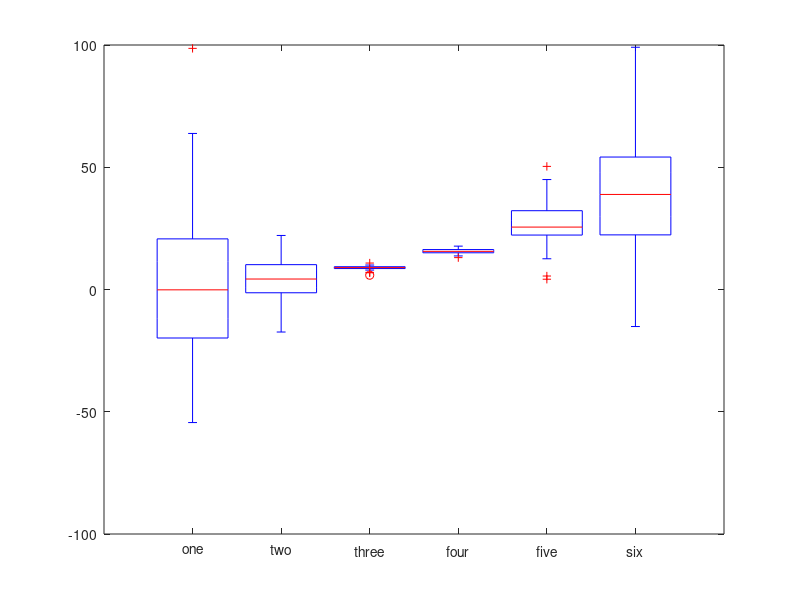
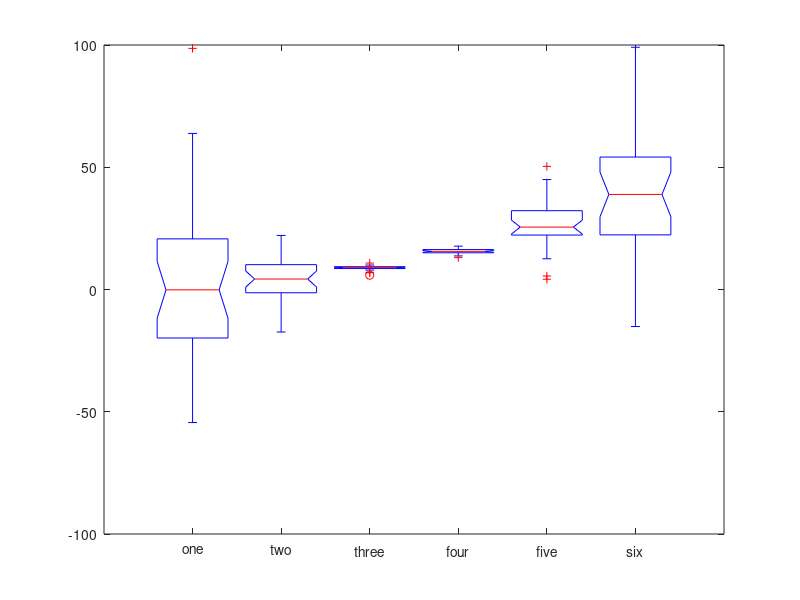

The MATLAB script that drew these images, in order:
%%
%   COURSE: Master statistics and machine learning: intuition, math, code
%      URL: udemy.com/course/statsml_x/?couponCode=202006 
% 
%  SECTION: Visualizing data
%    VIDEO: Box-and-whisker plots
% 
%  TEACHER: Mike X Cohen, sincxpress.com
%

%%

% a clear MATLAB workspace is a clear mental workspace
close all; clear
pkg load statistics % load Octave stats package

%% create data for the plot

% data sizes
m = 30; % rows
n =  6; % columns

% generate data
data = bsxfun(@times,30*randn(m,n),linspace(-1,1,n).^2);
data = bsxfun(@plus,data,(1:n).^2);

%% show it!

figure(1), clf

boxplot(data)

boxplot(data)
set(gca,'xtick',1:6,'xticklabel',{'one';'two';'three';'four';'five';'six'})

%% alternative: data in a single column, grouped by a separate variable

dataVect = data(:);
dataGrouping = ceil(linspace(eps,n,m*n));

figure(2), clf
boxplot(dataVect,dataGrouping,'notch','on','labels',{'one';'two';'three';'four';'five';'six'})

% for horizontal orientation
%boxplot(dataVect,dataGrouping,'notch','on','labels',{'one';'two';'three';'four';'five';'six'},'orientation','horizontal')

%% done.
